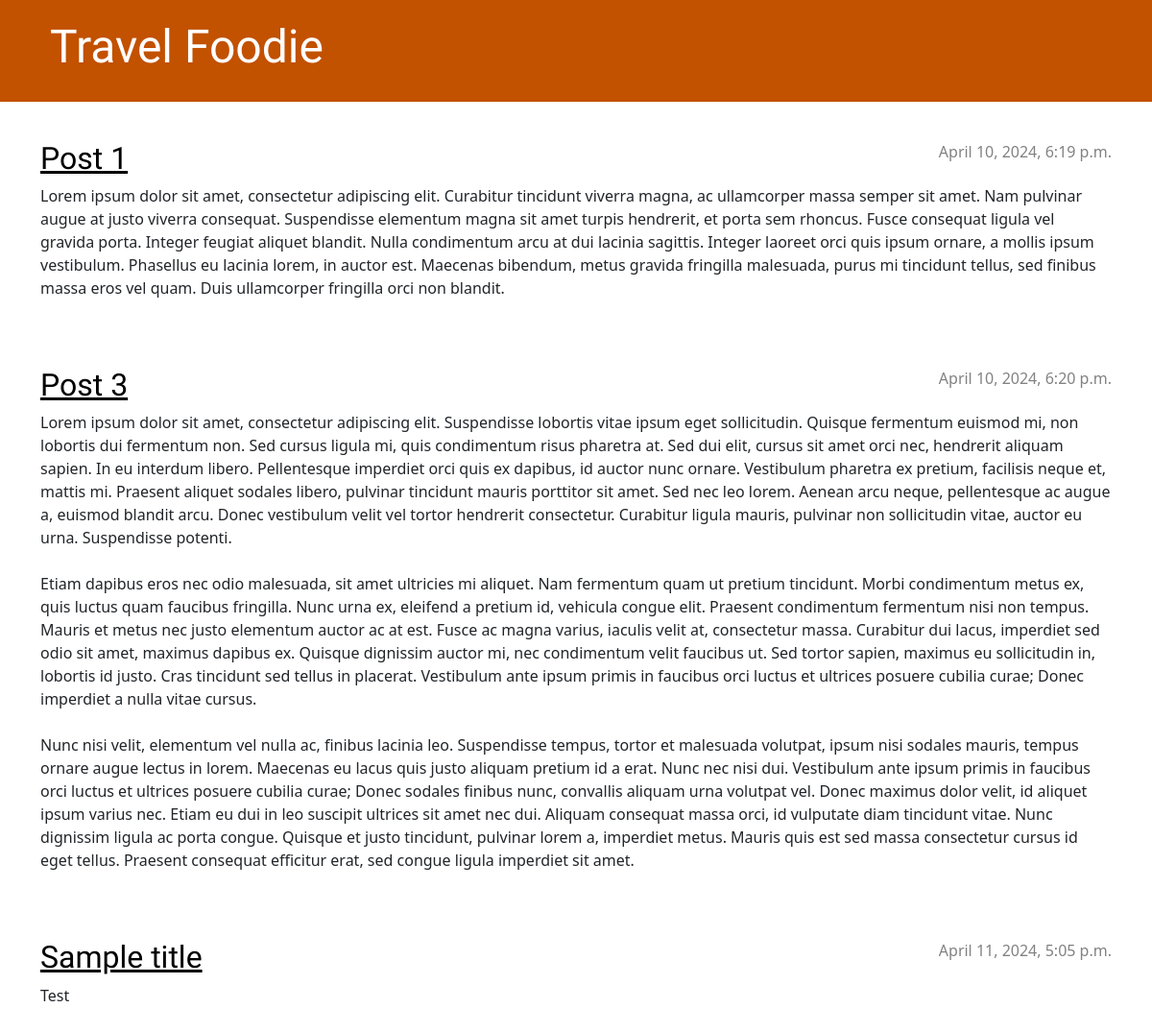
The app's page /, older data.
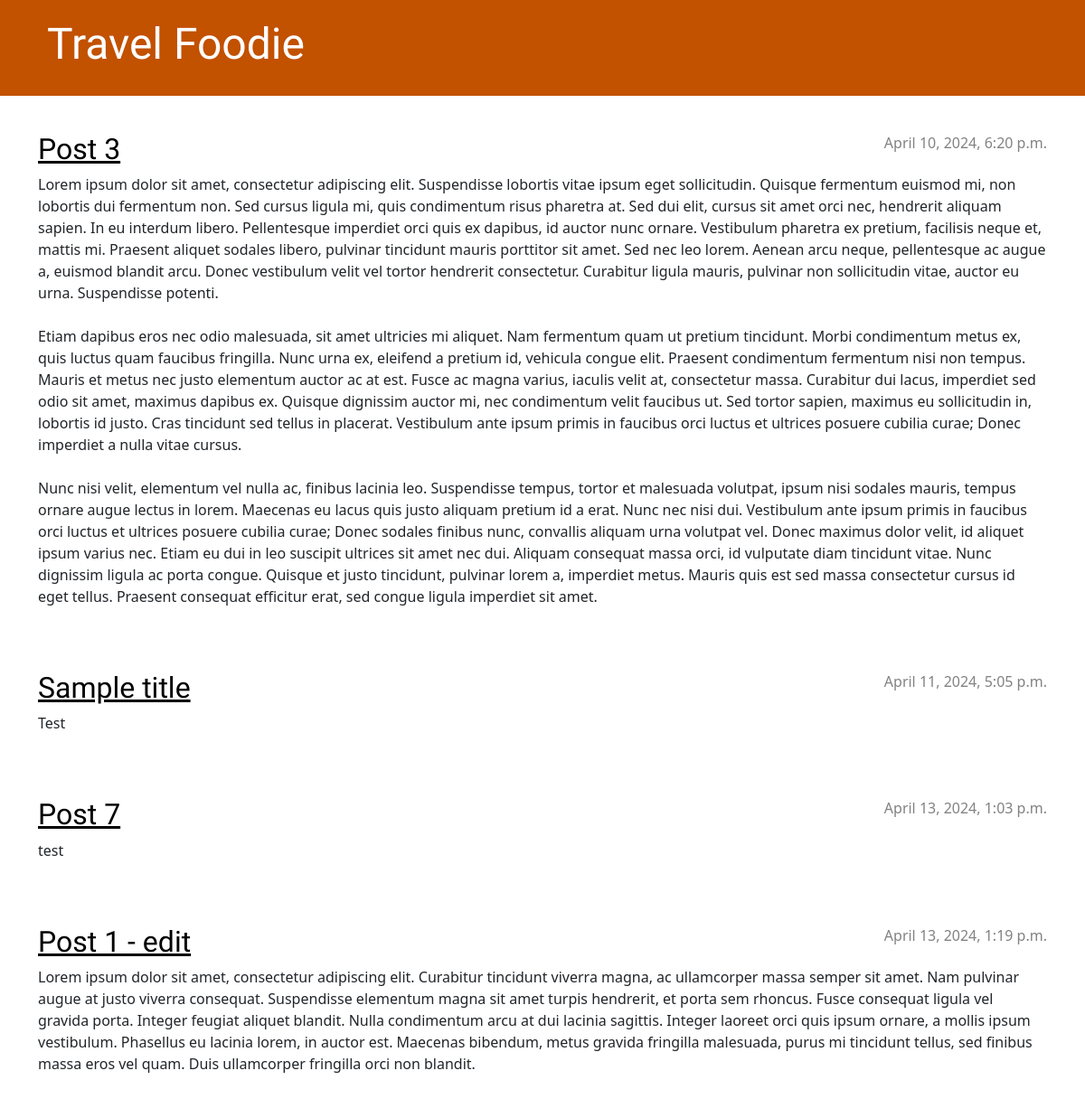
The same page, newer data.
### blog/models.py (models this page shows, shortened)
class Post(models.Model):
    author = models.ForeignKey(settings.AUTH_USER_MODEL, on_delete=models.CASCADE)
    title = models.CharField(max_length=200)
    text = models.TextField()
    created_date = models.DateTimeField(default=timezone.now)
    published_date = models.DateTimeField(blank=True, null=True)

### blog/views.py (the view)
# urls.py: path('', views.post_list, name='post_list'),
def post_list(request):
    posts = Post.objects.filter(published_date__lte=timezone.now()).order_by('published_date')
    return render(request, 'blog/post_list.html', {'posts':posts})

### blog/templates/blog/post_list.html
{% extends 'blog/base.html' %}
{% block content %}
    {% for post in posts %}
        <article class="post">
            <time class="date">
                {{ post.published_date }}
            </time>
            <h2><a href="{% url 'post_detail' pk=post.pk %}">{{ post.title }}</a></h2>
            <p>{{ post.text|linebreaksbr }}</p>
        </article>
    {% endfor %}
{% endblock %}

### blog/templates/blog/base.html (shortened to what this page needs)
{% load static %}
<!DOCTYPE html>
<html>
    <head>
        <link rel="stylesheet" href="https://cdn.jsdelivr.net/npm/bootstrap@5.1.3/dist/css/bootstrap.min.css">
        <link rel="stylesheet" href="{% static 'css/blog.css' %}">
    </head>
    <body>
    <header class="page-header">
      <div class="container">
          <h1><a href="/">Travel Foodie</a></h1>
      </div>
    </header>
    <main class="container">
        <div class="row">
            <div class="col">
            {% block content %}
            {% endblock %}
            </div>
        </div>
    </main>
</body>
</html>

### blog/static/css/blog.css (style rules this page uses)
.page-header { background-color: #C25100; margin-top: 0; margin-bottom: 40px; padding: 20px 20px 20px 40px; }
.page-header h1, .page-header h1 a, .page-header h1 a:visited, .page-header h1 a:active { color: #ffffff; font-size: 36pt; text-decoration: none; }
h1, h2, h3, h4 { font-family: 'Lobster', cursive; }
.date { color: #828282; }
.post { margin-bottom: 70px; }
.post h2 a, .post h2 a:visited { color: #000000; }
.post > .date, .post > .actions { float: right; }

Row changes from the older to the newer data that the page shows:
added Post: published_date "April 13, 2024, 1:03 p.m.", title "Post 7", text "test"
changed Post: published_date "April 10, 2024, 6:19 p.m." → "April 13, 2024, 1:19 p.m."; title "Post 1" → "Post 1 - edit"; moves down the list
